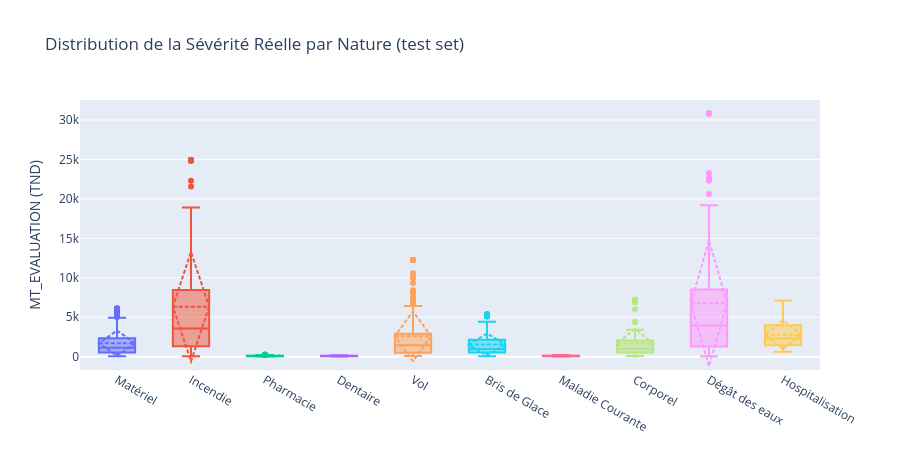

The notebook cell saved with this chart:
### Code cell
# Intervalles de prédiction par nature — utilité pour le provisionnement
fig = go.Figure()

for nature in df_test_results['NATURE_SINISTRE'].unique():
    sub = df_test_results[df_test_results['NATURE_SINISTRE'] == nature]
    fig.add_trace(go.Box(
        y=sub['MT_EVALUATION'].clip(0, sub['MT_EVALUATION'].quantile(0.95)),
        name=nature, boxmean='sd'
    ))

fig.update_layout(
    title='Distribution de la Sévérité Réelle par Nature (test set)',
    yaxis_title='MT_EVALUATION (TND)', height=450, showlegend=False
)
fig.show()
